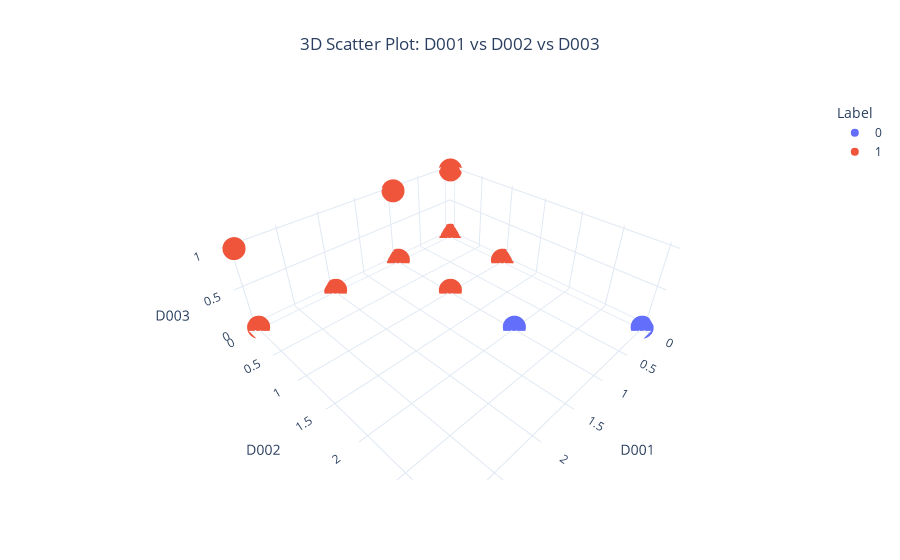

The cell this chart's notebook holds for it:
### Code cell
import plotly.express as px

# Use any 3 valid descriptor column names from your DataFrame
fig = px.scatter_3d(df, x='D001', y='D002', z='D003',
                    color='Label',  # or 'Activity' if that’s what 'Label' means
                    title="3D Scatter Plot: D001 vs D002 vs D003",
                    template="plotly_white")

fig.update_layout(
    scene=dict(
        xaxis_title='D001',
        yaxis_title='D002',
        zaxis_title='D003'
    ),
    title_x=0.5
)

fig.show()

### Figure 1 — Plotly figure (JSON) as saved in the notebook; plotly's stock layout.template omitted (floating-point values rounded to 4 significant figures; data arrays with more than 128 entries replaced by an {"elided": "..."} marker saying what was removed)
{"data": [{"hovertemplate": "Label=0<br>D001=%{x}<br>D002=%{y}<br>D003=%{z}<extra></extra>", "legendgroup": "0", "marker": {"color": "#636efa", "symbol": "circle"}, "mode": "markers", "name": "0", "scene": "scene", "showlegend": true, "type": "scatter3d", "x": {"elided": "359 int values"}, "y": {"elided": "359 int values"}, "z": {"elided": "359 int values"}}, {"hovertemplate": "Label=1<br>D001=%{x}<br>D002=%{y}<br>D003=%{z}<extra></extra>", "legendgroup": "1", "marker": {"color": "#EF553B", "symbol": "circle"}, "mode": "markers", "name": "1", "scene": "scene", "showlegend": true, "type": "scatter3d", "x": [2, 1, 1, 1, 0, 1, 2, 0, 1, 1, 2, 1, 2, 0, 1, 0, 1, 0, 2, 1, 2, 0, 1, 1, 1, 2, 1, 2, 1, 2, 1, 1, 1, 1, 0, 2, 0, 1, 1, 1, 1, 1, 0, 1, 1, 2, 1, 2, 2, 2, 2, 1, 3, 0, 0, 2, 2, 1, 2, 1, 3, 0, 1, 2, 1, 1, 3, 1, 1, 2, 0, 2, 1, 0, 2, 0, 0, 1, 0, 2, 1, 1, 0, 2, 0, 2, 2, 1, 0, 2, 2, 0, 2, 0, 2, 1, 2, 0, 0, 1, 2, 1, 1, 2, 1, 0, 0, 2, 1, 1, 2, 0, 0, 0, 1, 2, 0, 2], "y": [0, 0, 0, 0, 0, 0, 0, 0, 0, 0, 0, 0, 0, 0, 0, 0, 0, 0, 0, 0, 0, 0, 0, 0, 0, 0, 0, 0, 0, 0, 0, 1, 0, 0, 0, 0, 0, 0, 0, 0, 0, 0, 0, 0, 0, 0, 0, 0, 0, 0, 0, 0, 0, 1, 0, 0, 0, 0, 0, 0, 0, 0, 0, 0, 0, 0, 0, 0, 0, 0, 0, 0, 1, 0, 0, 0, 0, 0, 0, 0, 1, 0, 0, 0, 0, 0, 0, 0, 0, 0, 0, 1, 0, 0, 0, 0, 0, 0, 0, 0, 0, 0, 0, 0, 0, 0, 0, 0, 0, 0, 0, 1, 0, 0, 0, 0, 0, 0], "z": [0, 0, 0, 0, 0, 0, 0, 0, 0, 0, 0, 0, 0, 0, 0, 0, 0, 0, 0, 0, 0, 0, 0, 0, 0, 0, 0, 0, 0, 0, 0, 0, 0, 0, 0, 0, 0, 0, 0, 0, 0, 0, 0, 0, 0, 0, 1, 0, 0, 0, 0, 0, 1, 0, 1, 0, 0, 0, 0, 0, 0, 0, 0, 0, 0, 0, 1, 0, 0, 0, 0, 0, 0, 0, 0, 0, 0, 0, 0, 0, 0, 1, 0, 0, 0, 0, 0, 0, 0, 0, 0, 0, 0, 0, 0, 0, 0, 0, 0, 0, 0, 0, 0, 0, 0, 0, 0, 0, 0, 0, 0, 0, 0, 0, 0, 0, 1, 0]}], "layout": {"legend": {"title": {"text": "Label"}, "tracegroupgap": 0}, "scene": {"domain": {"x": [0, 1], "y": [0, 1]}, "xaxis": {"title": {"text": "D001"}}, "yaxis": {"title": {"text": "D002"}}, "zaxis": {"title": {"text": "D003"}}}, "title": {"text": "3D Scatter Plot: D001 vs D002 vs D003", "x": 0.5}}}
